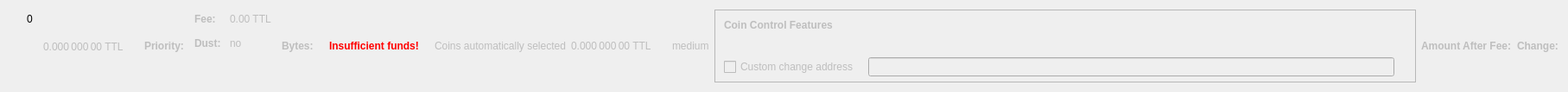
    <widget class="QWidget" name="dummyHideWidget" native="true">
     <property name="maximumSize">
      <size>
       <width>100</width>
       <height>22</height>
      </size>
     </property>
     <layout class="QHBoxLayout" name="dummyHideLayout">
      <item>
       <layout class="QFormLayout" name="formLayoutCoinControl1">
        <property name="horizontalSpacing">
         <number>10</number>
        </property>
        <property name="verticalSpacing">
         <number>14</number>
        </property>
        <property name="leftMargin">
         <number>10</number>
        </property>
        <property name="topMargin">
         <number>4</number>
        </property>
        <property name="rightMargin">
         <number>6</number>
        </property>
        <item row="0" column="1">
         <widget class="QLabel" name="labelCoinControlBytes">
          <property name="cursor">
           <cursorShape>IBeamCursor</cursorShape>
          </property>
          <property name="contextMenuPolicy">
           <enum>Qt::ActionsContextMenu</enum>
          </property>
          <property name="text">
           <string notr="true">0</string>
          </property>
          <property name="textInteractionFlags">
           <set>Qt::LinksAccessibleByMouse|Qt::TextSelectableByKeyboard|Qt::TextSelectableByMouse</set>
          </property>
         </widget>
        </item>
       </layout>
      </item>
      <item>
       <widget class="QLabel" name="labelCoinControlAfterFee">
        <property name="enabled">
         <bool>false</bool>
        </property>
        <property name="sizePolicy">
         <sizepolicy hsizetype="Fixed" vsizetype="Fixed">
          <horstretch>0</horstretch>
          <verstretch>0</verstretch>
         </sizepolicy>
        </property>
        <property name="minimumSize">
         <size>
          <width>111</width>
          <height>12</height>
         </size>
        </property>
        <property name="maximumSize">
         <size>
          <width>111</width>
          <height>12</height>
         </size>
        </property>
        <property name="cursor">
         <cursorShape>IBeamCursor</cursorShape>
        </property>
        <property name="contextMenuPolicy">
         <enum>Qt::ActionsContextMenu</enum>
        </property>
        <property name="text">
         <string notr="true">0.000 000 00 TTL</string>
        </property>
        <property name="textInteractionFlags">
         <set>Qt::LinksAccessibleByMouse|Qt::TextSelectableByKeyboard|Qt::TextSelectableByMouse</set>
        </property>
       </widget>
      </item>
      <item>
       <widget class="QLabel" name="labelCoinControlPriorityText">
        <property name="enabled">
         <bool>false</bool>
        </property>
        <property name="font">
         <font>
          <weight>75</weight>
          <bold>true</bold>
         </font>
        </property>
        <property name="text">
         <string>Priority:</string>
        </property>
       </widget>
      </item>
      <item>
       <layout class="QHBoxLayout" name="horizontalLayout"/>
      </item>
      <item>
       <layout class="QFormLayout" name="formLayoutCoinControl3">
        <property name="horizontalSpacing">
         <number>10</number>
        </property>
        <property name="verticalSpacing">
         <number>14</number>
        </property>
        <property name="leftMargin">
         <number>6</number>
        </property>
        <property name="topMargin">
         <number>4</number>
        </property>
        <property name="rightMargin">
         <number>6</number>
        </property>
        <item row="0" column="0">
         <widget class="QLabel" name="labelCoinControlFeeText">
          <property name="enabled">
           <bool>false</bool>
          </property>
          <property name="font">
           <font>
            <weight>75</weight>
            <bold>true</bold>
           </font>
          </property>
          <property name="text">
           <string>Fee:</string>
          </property>
          <property name="margin">
           <number>0</number>
          </property>
         </widget>
        </item>
        <item row="0" column="1">
         <widget class="QLabel" name="labelCoinControlFee">
          <property name="enabled">
           <bool>false</bool>
          </property>
          <property name="cursor">
           <cursorShape>IBeamCursor</cursorShape>
          </property>
          <property name="contextMenuPolicy">
           <enum>Qt::ActionsContextMenu</enum>
          </property>
          <property name="text">
           <string notr="true">0.00 TTL</string>
          </property>
          <property name="textInteractionFlags">
           <set>Qt::LinksAccessibleByMouse|Qt::TextSelectableByKeyboard|Qt::TextSelectableByMouse</set>
          </property>
         </widget>
        </item>
        <item row="1" column="0">
         <widget class="QLabel" name="labelCoinControlLowOutputText">
          <property name="enabled">
           <bool>false</bool>
          </property>
          <property name="font">
           <font>
            <weight>75</weight>
            <bold>true</bold>
           </font>
          </property>
          <property name="text">
           <string>Dust:</string>
          </property>
         </widget>
        </item>
        <item row="1" column="1">
         <widget class="QLabel" name="labelCoinControlLowOutput">
          <property name="enabled">
           <bool>false</bool>
          </property>
          <property name="cursor">
           <cursorShape>IBeamCursor</cursorShape>
          </property>
          <property name="contextMenuPolicy">
           <enum>Qt::ActionsContextMenu</enum>
          </property>
          <property name="text">
           <string>no</string>
          </property>
          <property name="textInteractionFlags">
           <set>Qt::LinksAccessibleByMouse|Qt::TextSelectableByKeyboard|Qt::TextSelectableByMouse</set>
          </property>
         </widget>
        </item>
       </layout>
      </item>
      <item>
       <widget class="QLabel" name="labelCoinControlBytesText">
        <property name="enabled">
         <bool>false</bool>
        </property>
        <property name="font">
         <font>
          <weight>75</weight>
          <bold>true</bold>
         </font>
        </property>
        <property name="text">
         <string>Bytes:</string>
        </property>
       </widget>
      </item>
      <item>
       <layout class="QFormLayout" name="formLayoutCoinControl2">
        <property name="horizontalSpacing">
         <number>10</number>
        </property>
        <property name="verticalSpacing">
         <number>14</number>
        </property>
        <property name="leftMargin">
         <number>6</number>
        </property>
        <property name="topMargin">
         <number>4</number>
        </property>
        <property name="rightMargin">
         <number>6</number>
        </property>
       </layout>
      </item>
      <item>
       <layout class="QHBoxLayout" name="horizontalLayoutCoinControl2">
        <property name="spacing">
         <number>8</number>
        </property>
        <property name="bottomMargin">
         <number>10</number>
        </property>
       </layout>
      </item>
      <item>
       <widget class="QLabel" name="labelCoinControlInsuffFunds">
        <property name="enabled">
         <bool>false</bool>
        </property>
        <property name="minimumSize">
         <size>
          <width>0</width>
          <height>0</height>
         </size>
        </property>
        <property name="font">
         <font>
          <weight>75</weight>
          <bold>true</bold>
         </font>
        </property>
        <property name="styleSheet">
         <string notr="true">color:red;font-weight:bold;</string>
        </property>
        <property name="text">
         <string>Insufficient funds!</string>
        </property>
        <property name="margin">
         <number>5</number>
        </property>
       </widget>
      </item>
      <item>
       <layout class="QFormLayout" name="formLayoutCoinControl4">
        <property name="horizontalSpacing">
         <number>10</number>
        </property>
        <property name="verticalSpacing">
         <number>14</number>
        </property>
        <property name="leftMargin">
         <number>6</number>
        </property>
        <property name="topMargin">
         <number>4</number>
        </property>
        <property name="rightMargin">
         <number>6</number>
        </property>
       </layout>
      </item>
      <item>
       <widget class="QLabel" name="labelCoinControlAutomaticallySelected">
        <property name="enabled">
         <bool>false</bool>
        </property>
        <property name="sizePolicy">
         <sizepolicy hsizetype="Fixed" vsizetype="Fixed">
          <horstretch>0</horstretch>
          <verstretch>0</verstretch>
         </sizepolicy>
        </property>
        <property name="minimumSize">
         <size>
          <width>0</width>
          <height>0</height>
         </size>
        </property>
        <property name="maximumSize">
         <size>
          <width>240</width>
          <height>16777215</height>
         </size>
        </property>
        <property name="text">
         <string>Coins automatically selected</string>
        </property>
        <property name="margin">
         <number>5</number>
        </property>
       </widget>
      </item>
      <item>
       <widget class="QLabel" name="labelCoinControlChange">
        <property name="enabled">
         <bool>false</bool>
        </property>
        <property name="sizePolicy">
         <sizepolicy hsizetype="Fixed" vsizetype="Fixed">
          <horstretch>0</horstretch>
          <verstretch>0</verstretch>
         </sizepolicy>
        </property>
        <property name="minimumSize">
         <size>
          <width>111</width>
          <height>0</height>
         </size>
        </property>
        <property name="maximumSize">
         <size>
          <width>111</width>
          <height>16777215</height>
         </size>
        </property>
        <property name="cursor">
         <cursorShape>IBeamCursor</cursorShape>
        </property>
        <property name="contextMenuPolicy">
         <enum>Qt::ActionsContextMenu</enum>
        </property>
        <property name="text">
         <string notr="true">0.000 000 00 TTL</string>
        </property>
        <property name="textInteractionFlags">
         <set>Qt::LinksAccessibleByMouse|Qt::TextSelectableByKeyboard|Qt::TextSelectableByMouse</set>
        </property>
       </widget>
      </item>
      <item>
       <widget class="QLabel" name="labelCoinControlPriority">
        <property name="enabled">
         <bool>false</bool>
        </property>
        <property name="cursor">
         <cursorShape>IBeamCursor</cursorShape>
        </property>
        <property name="contextMenuPolicy">
         <enum>Qt::ActionsContextMenu</enum>
        </property>
        <property name="text">
         <string>medium</string>
        </property>
        <property name="textInteractionFlags">
         <set>Qt::LinksAccessibleByMouse|Qt::TextSelectableByKeyboard|Qt::TextSelectableByMouse</set>
        </property>
       </widget>
      </item>
      <item>
       <widget class="QFrame" name="frameCoinControl">
        <property name="sizePolicy">
         <sizepolicy hsizetype="Expanding" vsizetype="Expanding">
          <horstretch>0</horstretch>
          <verstretch>0</verstretch>
         </sizepolicy>
        </property>
        <property name="maximumSize">
         <size>
          <width>16777215</width>
          <height>16777215</height>
         </size>
        </property>
        <property name="frameShape">
         <enum>QFrame::StyledPanel</enum>
        </property>
        <property name="frameShadow">
         <enum>QFrame::Sunken</enum>
        </property>
        <layout class="QVBoxLayout" name="verticalLayoutCoinControl2_2">
         <property name="spacing">
          <number>0</number>
         </property>
         <property name="leftMargin">
          <number>0</number>
         </property>
         <property name="topMargin">
          <number>0</number>
         </property>
         <property name="rightMargin">
          <number>0</number>
         </property>
         <property name="bottomMargin">
          <number>6</number>
         </property>
         <item>
          <layout class="QVBoxLayout" name="verticalLayoutCoinControl" stretch="0,0,0,1">
           <property name="spacing">
            <number>0</number>
           </property>
           <property name="leftMargin">
            <number>10</number>
           </property>
           <property name="topMargin">
            <number>10</number>
           </property>
           <item>
            <layout class="QHBoxLayout" name="horizontalLayoutCoinControl1">
             <property name="bottomMargin">
              <number>15</number>
             </property>
             <item>
              <widget class="QLabel" name="labelCoinControlFeatures">
               <property name="enabled">
                <bool>false</bool>
               </property>
               <property name="sizePolicy">
                <sizepolicy hsizetype="Preferred" vsizetype="Maximum">
                 <horstretch>0</horstretch>
                 <verstretch>0</verstretch>
                </sizepolicy>
               </property>
               <property name="font">
                <font>
                 <weight>75</weight>
                 <bold>true</bold>
                </font>
               </property>
               <property name="styleSheet">
                <string notr="true">font-weight:bold;</string>
               </property>
               <property name="text">
                <string>Coin Control Features</string>
               </property>
              </widget>
             </item>
            </layout>
           </item>
           <item>
            <widget class="QWidget" name="widgetCoinControl" native="true">
             <property name="sizePolicy">
              <sizepolicy hsizetype="Preferred" vsizetype="Preferred">
               <horstretch>0</horstretch>
               <verstretch>0</verstretch>
              </sizepolicy>
             </property>
             <property name="minimumSize">
              <size>
               <width>0</width>
               <height>0</height>
              </size>
             </property>
             <property name="styleSheet">
              <string notr="true"/>
             </property>
             <layout class="QHBoxLayout" name="horizontalLayoutCoinControl5_2">
              <property name="leftMargin">
               <number>0</number>
              </property>
              <property name="topMargin">
               <number>0</number>
              </property>
              <property name="rightMargin">
               <number>0</number>
              </property>
              <property name="bottomMargin">
               <number>0</number>
              </property>
              <item>
               <layout class="QHBoxLayout" name="horizontalLayoutCoinControl3">
                <property name="spacing">
                 <number>20</number>
                </property>
                <property name="topMargin">
                 <number>0</number>
                </property>
                <property name="bottomMargin">
                 <number>10</number>
                </property>
               </layout>
              </item>
             </layout>
            </widget>
           </item>
           <item>
            <layout class="QHBoxLayout" name="horizontalLayoutCoinControl4" stretch="0,0,0">
             <property name="spacing">
              <number>12</number>
             </property>
             <property name="sizeConstraint">
              <enum>QLayout::SetDefaultConstraint</enum>
             </property>
             <property name="topMargin">
              <number>5</number>
             </property>
             <property name="rightMargin">
              <number>5</number>
             </property>
             <item>
              <widget class="QCheckBox" name="checkBoxCoinControlChange">
               <property name="enabled">
                <bool>false</bool>
               </property>
               <property name="toolTip">
                <string>If this is activated, but the change address is empty or invalid, change will be sent to a newly generated address.</string>
               </property>
               <property name="text">
                <string>Custom change address</string>
               </property>
              </widget>
             </item>
             <item>
              <widget class="QValidatedLineEdit" name="lineEditCoinControlChange">
               <property name="enabled">
                <bool>false</bool>
               </property>
               <property name="sizePolicy">
                <sizepolicy hsizetype="Expanding" vsizetype="Fixed">
                 <horstretch>0</horstretch>
                 <verstretch>0</verstretch>
                </sizepolicy>
               </property>
              </widget>
             </item>
             <item>
              <widget class="QLabel" name="labelCoinControlChangeLabel_2">
               <property name="sizePolicy">
                <sizepolicy hsizetype="Preferred" vsizetype="Expanding">
                 <horstretch>0</horstretch>
                 <verstretch>0</verstretch>
                </sizepolicy>
               </property>
               <property name="minimumSize">
                <size>
                 <width>0</width>
                 <height>0</height>
                </size>
               </property>
               <property name="text">
                <string/>
               </property>
               <property name="margin">
                <number>3</number>
               </property>
              </widget>
             </item>
            </layout>
           </item>
           <item>
            <spacer name="verticalSpacerCoinControl">
             <property name="orientation">
              <enum>Qt::Vertical</enum>
             </property>
             <property name="sizeHint" stdset="0">
              <size>
               <width>800</width>
               <height>1</height>
              </size>
             </property>
            </spacer>
           </item>
          </layout>
         </item>
        </layout>
       </widget>
      </item>
      <item>
       <widget class="QLabel" name="labelCoinControlAfterFeeText">
        <property name="enabled">
         <bool>false</bool>
        </property>
        <property name="minimumSize">
         <size>
          <width>0</width>
          <height>0</height>
         </size>
        </property>
        <property name="maximumSize">
         <size>
          <width>16777215</width>
          <height>16777215</height>
         </size>
        </property>
        <property name="font">
         <font>
          <weight>75</weight>
          <bold>true</bold>
         </font>
        </property>
        <property name="text">
         <string>Amount After Fee:</string>
        </property>
        <property name="alignment">
         <set>Qt::AlignLeading|Qt::AlignLeft|Qt::AlignVCenter</set>
        </property>
        <property name="margin">
         <number>0</number>
        </property>
       </widget>
      </item>
      <item>
       <widget class="QLabel" name="labelCoinControlChangeText">
        <property name="enabled">
         <bool>false</bool>
        </property>
        <property name="sizePolicy">
         <sizepolicy hsizetype="Preferred" vsizetype="Preferred">
          <horstretch>0</horstretch>
          <verstretch>0</verstretch>
         </sizepolicy>
        </property>
        <property name="minimumSize">
         <size>
          <width>0</width>
          <height>0</height>
         </size>
        </property>
        <property name="maximumSize">
         <size>
          <width>16777215</width>
          <height>16777215</height>
         </size>
        </property>
        <property name="font">
         <font>
          <weight>75</weight>
          <bold>true</bold>
         </font>
        </property>
        <property name="text">
         <string>Change:</string>
        </property>
        <property name="alignment">
         <set>Qt::AlignLeading|Qt::AlignLeft|Qt::AlignVCenter</set>
        </property>
       </widget>
      </item>
     </layout>
    </widget>
